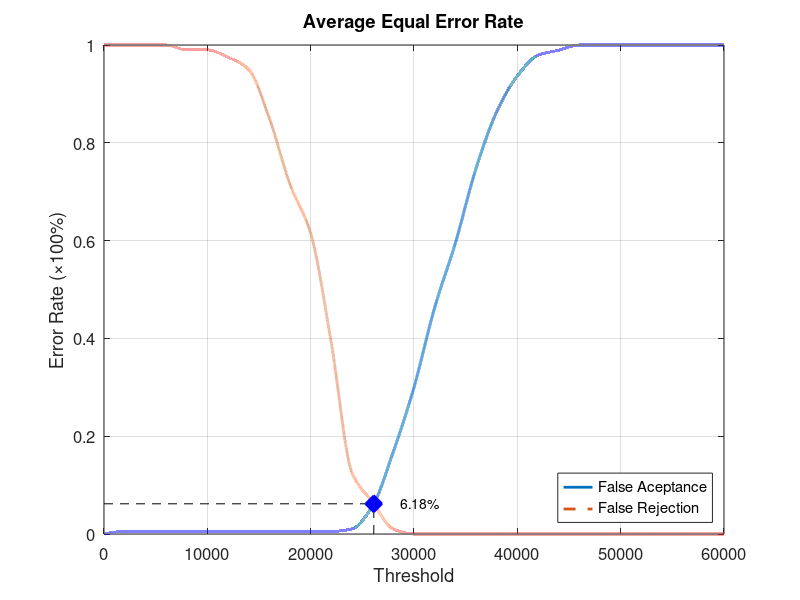
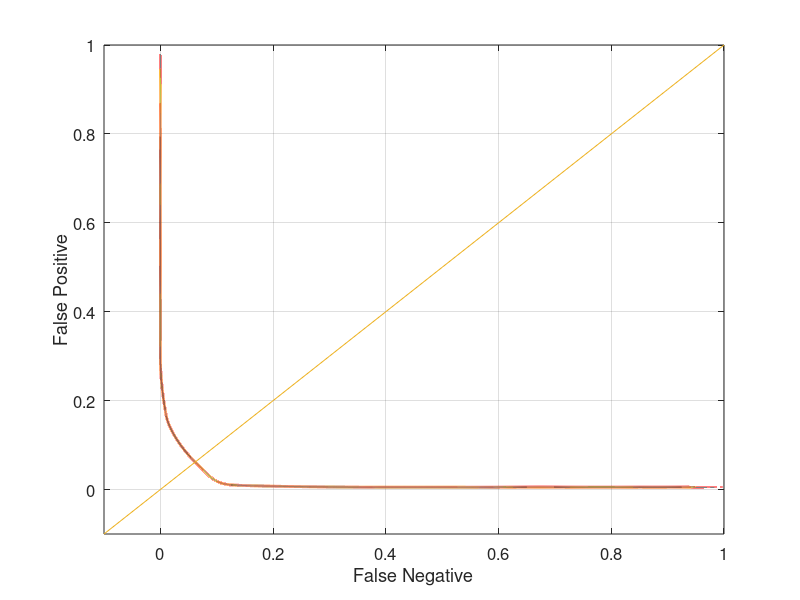

MATLAB code to generate these figures, in order:
function yEER = Database5_2
close all;
clear;
clc;
x = 0:2000:60000;
xq = 0:0.5:60000;

y0 = [0 0.00526316 0.00526316 0.00526316 0.00526316 0.00526316 0.00526316 0.00526316 0.00526316 0.00526316 0.00526316 0.00526316 0.0105263 0.0578947 0.168421 0.3 0.463158 0.594737 0.747368 0.863158 0.936842 0.978947 0.989474 1 1 1 1 1 1 1 1];
yy0 = interp1(x, y0, xq, 'pchip');
y1 = [1 1 1 1 0.99 0.99 0.975 0.95 0.85 0.715 0.615 0.39 0.125 0.065 0.01 0 0 0 0 0 0 0 0 0 0 0 0 0 0 0 0];
yy1 = interp1(x, y1, xq, 'pchip');

% Calculating EER: 
y2 = abs(y0 - y1);
find(y2 == min(y2))
yy2 = abs(yy0 - yy1);
xEER = find(yy2 == min(yy2));
xEERIndex = xq(xEER) % X-axis EER
yEER = yy0(xEER) % Y-axis EER

main = figure
plot(xq, yy0,'-','LineWidth', 2);	hold on
plot(xq, yy1,'--','LineWidth', 2);	hold on
plot([xEERIndex xEERIndex], [0 yEER], 'k--');	hold on
plot([0 xEERIndex], [yEER yEER], 'k--');	hold on
plot(xEERIndex, yEER, 'bx', 'LineWidth', 10);	hold on
text(xEERIndex + 10 * xEERIndex / 100, yEER, [num2str(round((10000 * yEER)) / 100) '%'])
legend('False Aceptance', 'False Rejection', 'Location', 'SouthEast')
xlabel('Threshold')
ylabel('Error Rate (\times100%)')
title('Average Equal Error Rate')
set(gca, 'FontSize', 12)
axis([0 60000 0 1])
grid on

print(main, 'Database5_2Main', '-dpng');
FNRxFPR = figure('Color', [1 1 1]);
plot(yy1, yy0, '-', yy1, yy0, 'LineWidth', 2);
hold on
y = -0.1:0.1:1
plot(y, y); 
set(gca, 'FontSize', 12)
xlabel('False Negative')
ylabel('False Positive')
axis([-0.1 1 -0.1 1])
set(gca, 'FontSize', 12)
grid on

print(FNRxFPR, 'Database5_2FNRxFPR','-dpng');
end
